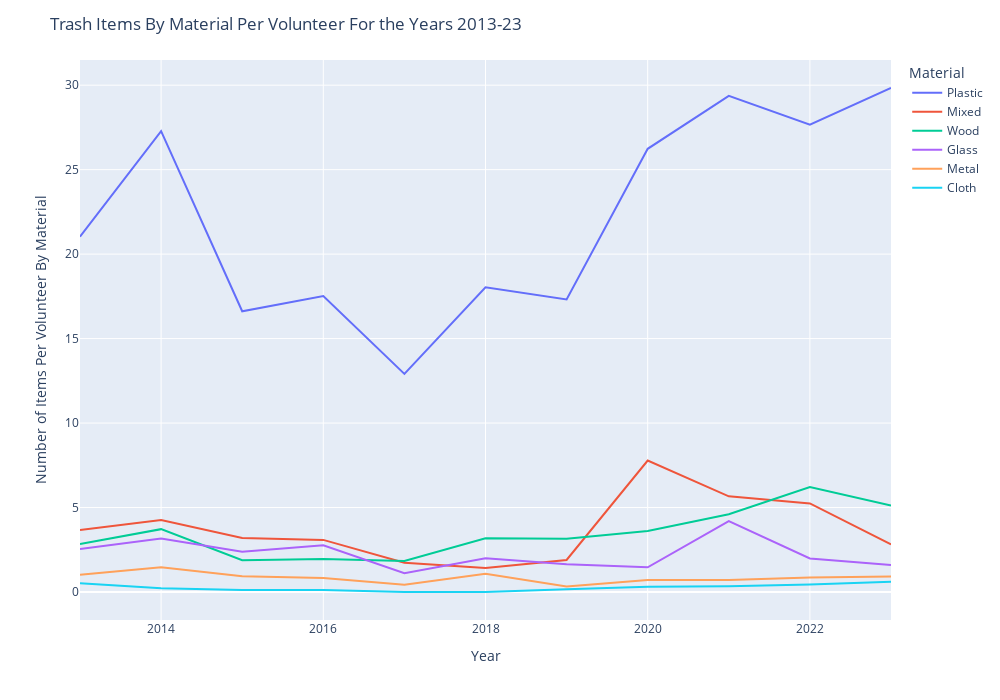

The code cell stored with this chart in its notebook:
### Markdown cell above
After division with number of volunteers, it seems there might be a slight decreasing trend for cigarette butts from 2020 onwards. Unfortunately there seems to be an increasing number of plastic pieces on our shores.

## Number of Items Per Volunteer Grouped by Trash Material
We'll group our data by trash material and look what's the most common material that's littering our coastline. This graph is similar to Figure 14 in NOAA's marine debris report, but instead of showing percentages of total number of trash items, we're plotting number of items from a given material per volunteer. Somewhat different categories are used as well: wood and paper are labeled wood.

### Code cell
fig = graph_maker.material_per_volunteer()
fig.show()

### Figure 1 — Plotly figure (JSON) as saved in the notebook; plotly's stock layout.template omitted (floating-point values rounded to 4 significant figures)
{"data": [{"hovertemplate": "material=Plastic<br>Year=%{x}<br>value=%{y}<extra></extra>", "legendgroup": "Plastic", "line": {"color": "#636efa", "dash": "solid"}, "marker": {"symbol": "circle"}, "mode": "lines", "name": "Plastic", "orientation": "v", "showlegend": true, "type": "scatter", "x": [2013, 2014, 2015, 2016, 2017, 2018, 2019, 2020, 2021, 2022, 2023], "xaxis": "x", "y": [21.03, 27.28, 16.62, 17.51, 12.91, 18.04, 17.32, 26.23, 29.37, 27.67, 29.83], "yaxis": "y"}, {"hovertemplate": "material=Mixed<br>Year=%{x}<br>value=%{y}<extra></extra>", "legendgroup": "Mixed", "line": {"color": "#EF553B", "dash": "solid"}, "marker": {"symbol": "circle"}, "mode": "lines", "name": "Mixed", "orientation": "v", "showlegend": true, "type": "scatter", "x": [2013, 2014, 2015, 2016, 2017, 2018, 2019, 2020, 2021, 2022, 2023], "xaxis": "x", "y": [3.673, 4.261, 3.191, 3.084, 1.737, 1.416, 1.894, 7.784, 5.661, 5.245, 2.819], "yaxis": "y"}, {"hovertemplate": "material=Wood<br>Year=%{x}<br>value=%{y}<extra></extra>", "legendgroup": "Wood", "line": {"color": "#00cc96", "dash": "solid"}, "marker": {"symbol": "circle"}, "mode": "lines", "name": "Wood", "orientation": "v", "showlegend": true, "type": "scatter", "x": [2013, 2014, 2015, 2016, 2017, 2018, 2019, 2020, 2021, 2022, 2023], "xaxis": "x", "y": [2.835, 3.72, 1.879, 1.952, 1.832, 3.185, 3.147, 3.614, 4.607, 6.215, 5.118], "yaxis": "y"}, {"hovertemplate": "material=Glass<br>Year=%{x}<br>value=%{y}<extra></extra>", "legendgroup": "Glass", "line": {"color": "#ab63fa", "dash": "solid"}, "marker": {"symbol": "circle"}, "mode": "lines", "name": "Glass", "orientation": "v", "showlegend": true, "type": "scatter", "x": [2013, 2014, 2015, 2016, 2017, 2018, 2019, 2020, 2021, 2022, 2023], "xaxis": "x", "y": [2.549, 3.161, 2.377, 2.762, 1.116, 1.991, 1.641, 1.462, 4.199, 1.987, 1.594], "yaxis": "y"}, {"hovertemplate": "material=Metal<br>Year=%{x}<br>value=%{y}<extra></extra>", "legendgroup": "Metal", "line": {"color": "#FFA15A", "dash": "solid"}, "marker": {"symbol": "circle"}, "mode": "lines", "name": "Metal", "orientation": "v", "showlegend": true, "type": "scatter", "x": [2013, 2014, 2015, 2016, 2017, 2018, 2019, 2020, 2021, 2022, 2023], "xaxis": "x", "y": [1.023, 1.466, 0.9349, 0.8261, 0.4224, 1.086, 0.3219, 0.7159, 0.7128, 0.8624, 0.9235], "yaxis": "y"}, {"hovertemplate": "material=Cloth<br>Year=%{x}<br>value=%{y}<extra></extra>", "legendgroup": "Cloth", "line": {"color": "#19d3f3", "dash": "solid"}, "marker": {"symbol": "circle"}, "mode": "lines", "name": "Cloth", "orientation": "v", "showlegend": true, "type": "scatter", "x": [2013, 2014, 2015, 2016, 2017, 2018, 2019, 2020, 2021, 2022, 2023], "xaxis": "x", "y": [0.5236, 0.222, 0.1224, 0.123, 0.001073, 0, 0.1591, 0.3048, 0.3343, 0.4367, 0.6123], "yaxis": "y"}], "layout": {"autosize": false, "height": 700, "legend": {"title": {"text": "Material"}, "tracegroupgap": 0}, "margin": {"t": 60}, "title": {"text": "Trash Items By Material Per Volunteer For the Years 2013-23"}, "width": 1000, "xaxis": {"anchor": "y", "autorange": true, "domain": [0, 1], "range": [2013, 2023], "title": {"text": "Year"}, "type": "linear"}, "yaxis": {"anchor": "x", "autorange": true, "domain": [0, 1], "range": [-1.657, 31.49], "title": {"text": "Number of Items Per Volunteer By Material"}, "type": "linear"}}}
